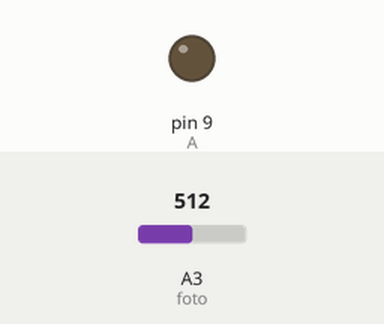
Simulated run of this sketch. Board: Arduino Uno, built with avr-gcc and run on an emulated ATmega328P. Parts: output pins drawn as LEDs (lit = HIGH). Dashed ring = blinking. The inputs (shaded band) are chosen by the test bench; at power-on: A3 (foto) = 512.

Above: at 1.8 s.
1.9 s: A3 (foto) set to 0
At 2.6 s:
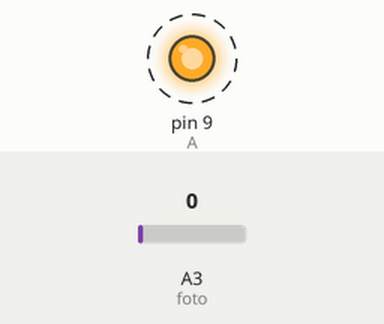
6.0 s: A3 (foto) set to 122
At 6.35 s:
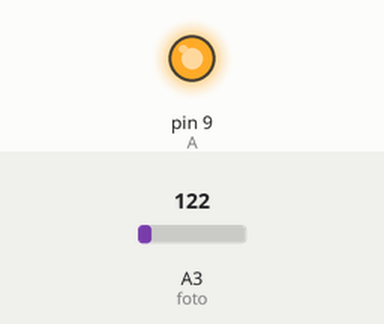
Timing chart, 0 to 9.0 s (numbered marks = the images above; inputs shaded):
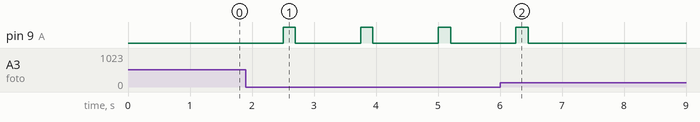

The sketch:

Fotodetectionbnwas.ino
```cpp
int A=9; //Led//
int foto=3; //Fotoresistencia en el pin analogo A3//
int measure=0;
int light=0;

void setup()
{
 {
  pinMode(A,OUTPUT); //declaramos los leds como salidas//
 }
}

void loop()
{
 measure=analogRead (foto); //lectura de la fotoresistencia//
 Serial.println("Lectura ");
 Serial.println(measure);
 delay (500);
    if (measure < 1)
{ digitalWrite(A,HIGH);
delay (200);
digitalWrite(A,LOW);
delay (50);}

    if (measure > 1)
  {digitalWrite(A,LOW);}
 delay (500);
}
```

Measured:
- after the input at 1.9 s, pin 9 (A): alternates HIGH for 0.20 s and LOW for 1.1 s, starting after 0.60 s
- after the input at 6.0 s, pin 9 (A): goes on until 6.5 s, then stays LOW
